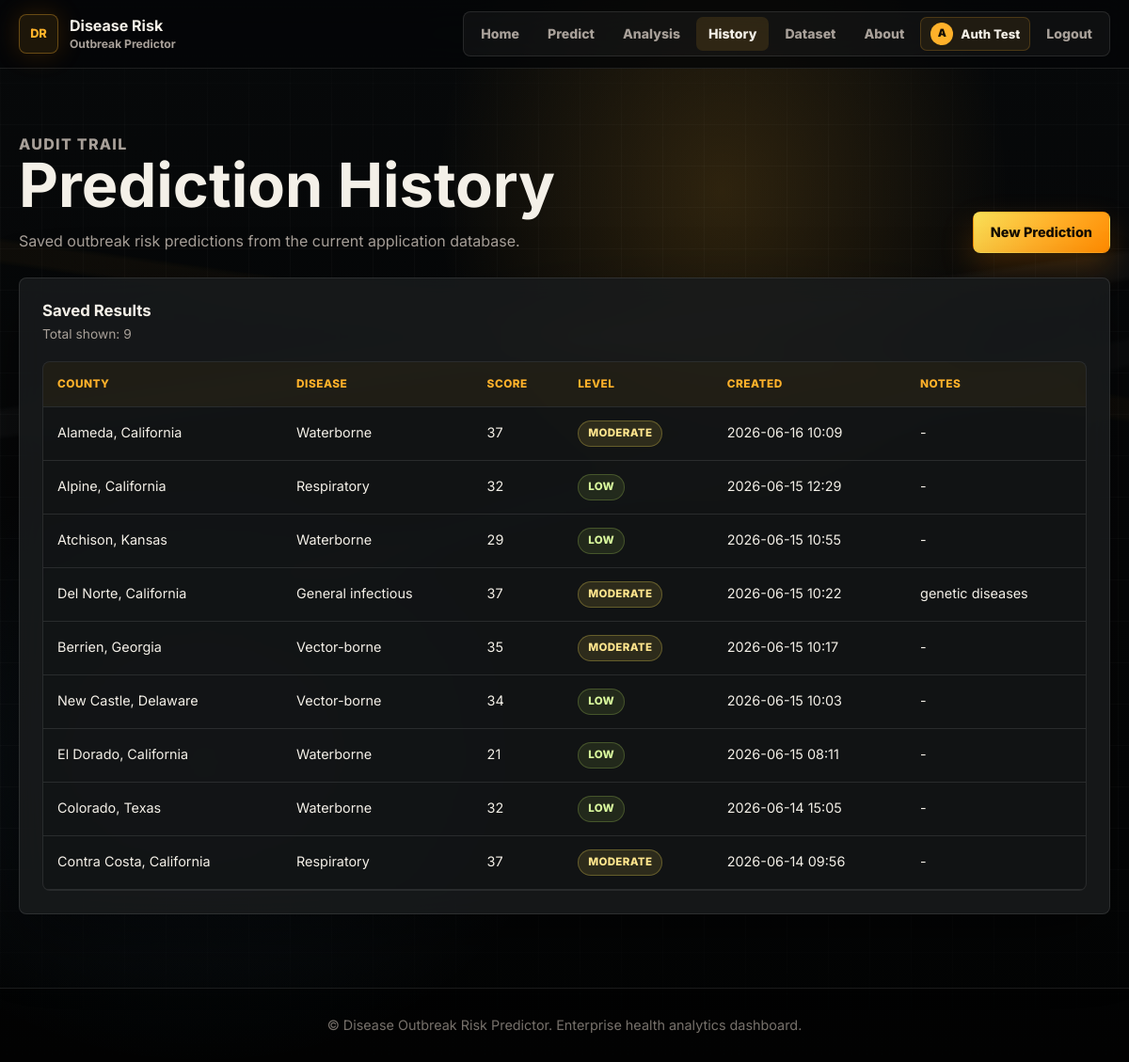
Screenshot of /history (signed in) with the database file from the repository.
### tables this page shows
CREATE TABLE users (
                id INTEGER PRIMARY KEY AUTOINCREMENT,
                name TEXT NOT NULL,
                email TEXT NOT NULL UNIQUE,
                password_hash TEXT NOT NULL,
                created_at TEXT NOT NULL
            , google_id TEXT, avatar_url TEXT, auth_provider TEXT NOT NULL DEFAULT 'password');

CREATE TABLE predictions (
                id INTEGER PRIMARY KEY AUTOINCREMENT,
                fips TEXT NOT NULL,
                state TEXT NOT NULL,
                county TEXT NOT NULL,
                disease_type TEXT NOT NULL,
                risk_score INTEGER NOT NULL,
                risk_level TEXT NOT NULL,
                notes TEXT,
                created_at TEXT NOT NULL
            );

### app.py (the view)
@app.route("/history")
@login_required
def history():
    return render_template(
        "history.html",
        active_page="history",
        predictions=get_history(),
    )

### app.py (called while the page is built)
def get_history():
    with sqlite3.connect(DB_FILE) as conn:
        conn.row_factory = sqlite3.Row
        return conn.execute(
            "SELECT * FROM predictions ORDER BY id DESC LIMIT 50"
        ).fetchall()

def get_user_by_id(user_id):
    if not user_id:
        return None
    with sqlite3.connect(DB_FILE) as conn:
        conn.row_factory = sqlite3.Row
        return conn.execute("SELECT * FROM users WHERE id = ?", (user_id,)).fetchone()

def google_oauth_configured():
    client_id = get_google_client_id()
    client_secret = get_google_client_secret()
    placeholder_values = {
        "your-google-oauth-client-id.apps.googleusercontent.com",
        "your-google-oauth-client-secret",
    }
    return bool(client_id and client_secret) and client_id not in placeholder_values and client_secret not in placeholder_values

def get_google_client_id():
    return os.environ.get("GOOGLE_CLIENT_ID", "").strip()

def get_google_client_secret():
    return os.environ.get("GOOGLE_CLIENT_SECRET", "").strip()

@app.context_processor
def inject_current_user():
    return {
        "current_user": get_user_by_id(session.get("user_id")),
        "google_oauth_enabled": google_oauth_configured(),
    }

def login_required(view):
    @wraps(view)
    def wrapped_view(*args, **kwargs):
        if not session.get("user_id"):
            return redirect(url_for("signup", next=request.full_path))
        return view(*args, **kwargs)
    return wrapped_view

### Templates/history.html
{% extends "base.html" %}
{% set title = "Prediction History" %}
{% block content %}
<main class="page">
    <div class="page-title page-title-row">
        <div>
            <p class="eyebrow">Audit trail</p>
            <h1>Prediction History</h1>
            <p>Saved outbreak risk predictions from the current application database.</p>
        </div>
        <a class="btn primary" href="{{ url_for('predict') }}">New Prediction</a>
    </div>
    <section class="table-card">
        <div class="table-header">
            <div>
                <h2>Saved Results</h2>
                <p>Total shown: {{ predictions|length }}</p>
            </div>
        </div>
        {% if predictions %}
            <div class="table-wrap">
                <table>
                    <thead>
                        <tr>
                            <th>County</th>
                            <th>Disease</th>
                            <th>Score</th>
                            <th>Level</th>
                            <th>Created</th>
                            <th>Notes</th>
                        </tr>
                    </thead>
                    <tbody>
                        {% for item in predictions %}
                            <tr>
                                <td>{{ item["county"] }}, {{ item["state"] }}</td>
                                <td>{{ item["disease_type"] }}</td>
                                <td>{{ item["risk_score"] }}</td>
                                <td><span class="risk-pill {{ item['risk_level']|lower }}">{{ item["risk_level"] }}</span></td>
                                <td>{{ item["created_at"] }}</td>
                                <td>{{ item["notes"] or "-" }}</td>
                            </tr>
                        {% endfor %}
                    </tbody>
                </table>
            </div>
        {% else %}
            <div class="empty-state">
                <h2>No predictions found</h2>
                <p>Generate a prediction to see it here.</p>
                <a class="btn primary" href="{{ url_for('predict') }}">Predict Now</a>
            </div>
        {% endif %}
    </section>
</main>
{% endblock %}

### Templates/base.html (shortened to what this page needs)
<!DOCTYPE html>
<html lang="en">
<head>
    <link rel="stylesheet" href="{{ url_for('static', filename='css/style.css') }}" />
</head>
<body>
    <header class="site-header">
        <nav class="navbar" aria-label="Main navigation">
            <a class="brand" href="{{ url_for('home') }}">
                <div class="brand-mark">DR</div>
                <div>
                    <strong>Disease Risk</strong>
                    <small>Outbreak Predictor</small>
                </div>
            </a>
            <div class="nav-links">
                {% if current_user %}
                    <a href="{{ url_for('home') }}" class="{{ 'active' if active_page == 'home' else '' }}"><span>Home</span></a>
                    <a href="{{ url_for('predict') }}" class="{{ 'active' if active_page == 'predict' else '' }}"><span>Predict</span></a>
                    <a href="{{ url_for('analysis') }}" class="{{ 'active' if active_page == 'analysis' else '' }}"><span>Analysis</span></a>
                    <a href="{{ url_for('history') }}" class="{{ 'active' if active_page == 'history' else '' }}"><span>History</span></a>
                    <a href="{{ url_for('dataset') }}" class="{{ 'active' if active_page == 'dataset' else '' }}"><span>Dataset</span></a>
                    <a href="{{ url_for('about') }}" class="{{ 'active' if active_page == 'about' else '' }}"><span>About</span></a>
                    <span class="account-chip" title="{{ current_user.email }}">
                        {% if current_user.avatar_url %}
                            <img src="{{ current_user.avatar_url }}" alt="" />
                        {% else %}
                            <span class="account-initial">{{ current_user.name[:1]|upper }}</span>
                        {% endif %}
                        <span>{{ current_user.name }}</span>
                    </span>
                    <a href="{{ url_for('logout') }}"><span>Logout</span></a>
                {% else %}
                    <a href="{{ url_for('signin') }}" class="{{ 'active' if active_page == 'signin' else '' }}"><span>Sign In</span></a>
                    <a href="{{ url_for('signup') }}" class="{{ 'active' if active_page == 'signup' else '' }}"><span>Sign Up</span></a>
                {% endif %}
            </div>
        </nav>
    </header>
    <div class="app-shell">
        {% block content %}{% endblock %}
    </div>
    <footer class="footer">
        <p>&copy; Disease Outbreak Risk Predictor. Enterprise health analytics dashboard.</p>
    </footer>
</body>
</html>

### rows the page displays
users: name "A", name "Auth Test"
predictions: county "Alameda", state "California", disease_type "Waterborne", risk_score "37", risk_level "MODERATE", created_at "2026-06-16 10:09", notes "-"
predictions: county "Alpine", state "California", disease_type "Respiratory", risk_score "32", risk_level "LOW", created_at "2026-06-15 12:29", notes "-"
predictions: county "Atchison", state "Kansas", disease_type "Waterborne", risk_score "29", risk_level "LOW", created_at "2026-06-15 10:55", notes "-"
predictions: county "Del Norte", state "California", disease_type "General infectious", risk_score "37", risk_level "MODERATE", created_at "2026-06-15 10:22", notes "genetic diseases"
predictions: county "Berrien", state "Georgia", disease_type "Vector-borne", risk_score "35", risk_level "MODERATE", created_at "2026-06-15 10:17", notes "-"
predictions: county "New Castle", state "Delaware", disease_type "Vector-borne", risk_score "34", risk_level "LOW", created_at "2026-06-15 10:03", notes "-"
predictions: county "El Dorado", state "California", disease_type "Waterborne", risk_score "21", risk_level "LOW", created_at "2026-06-15 08:11", notes "-"
predictions: county "Colorado", state "Texas", disease_type "Waterborne", risk_score "32", risk_level "LOW", created_at "2026-06-14 15:05", notes "-"
predictions: county "Contra Costa", state "California", disease_type "Respiratory", risk_score "37", risk_level "MODERATE", created_at "2026-06-14 09:56", notes "-"

### other values shown
{{ predictions|length }} "9"
